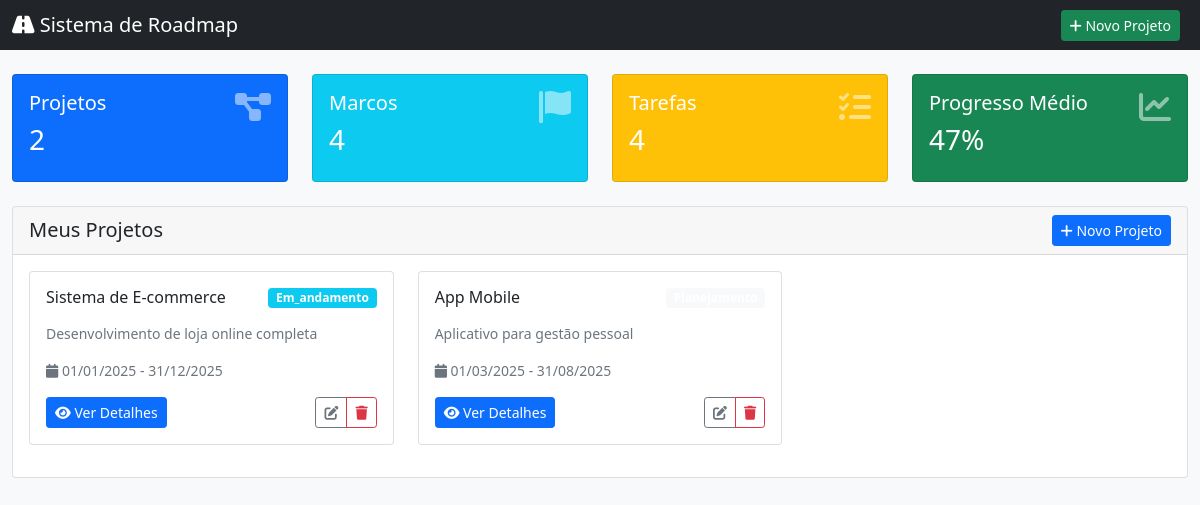
The page / on the database its author committed.
### tables this page shows
CREATE TABLE projects (
                          id INT AUTO_INCREMENT PRIMARY KEY,
                          name VARCHAR(255) NOT NULL,
                          description TEXT,
                          start_date DATE,
                          end_date DATE,
                          status ENUM('planejamento', 'em_andamento', 'pausado', 'concluido') DEFAULT 'planejamento',
                          created_at TIMESTAMP DEFAULT CURRENT_TIMESTAMP,
                          updated_at TIMESTAMP DEFAULT CURRENT_TIMESTAMP ON UPDATE CURRENT_TIMESTAMP
);

### config.php (called while the page is built, shortened)
<?php
function formatDate($date) {
    return date('d/m/Y', strtotime($date));
}
function getStatusColor($status) {
    $colors = [
        'pendente' => 'secondary',
        'em_progresso' => 'warning',
        'em_andamento' => 'info',
        'concluido' => 'success',
        'atrasado' => 'danger',
        'planejamento' => 'light',
        'pausado' => 'secondary'
    ];
    return $colors[$status] ?? 'secondary';
}
?>

### index.php (the view, shortened to what this page needs)
<?php
require_once 'config.php';
$stmt = $db->query("SELECT * FROM projects ORDER BY created_at DESC");
$projects = $stmt->fetchAll(PDO::FETCH_ASSOC);
$stats_query = "
    SELECT
        COUNT(DISTINCT p.id) as total_projects,
        COUNT(DISTINCT m.id) as total_milestones,
        COUNT(DISTINCT t.id) as total_tasks,
        AVG(m.progress) as avg_progress
    FROM projects p
    LEFT JOIN milestones m ON p.id = m.project_id
    LEFT JOIN tasks t ON m.id = t.milestone_id
";
$stats = $db->query($stats_query)->fetch(PDO::FETCH_ASSOC);
?>
<!DOCTYPE html>
<html lang="pt-BR">
<head>
    <link href="https://cdn.jsdelivr.net/npm/bootstrap@5.1.3/dist/css/bootstrap.min.css" rel="stylesheet">
    <link href="https://cdnjs.cloudflare.com/ajax/libs/font-awesome/6.0.0/css/all.min.css" rel="stylesheet">
</head>
<body class="bg-light">
<nav class="navbar navbar-dark bg-dark">
    <div class="container-fluid">
            <span class="navbar-brand mb-0 h1">
                <i class="fas fa-road"></i> Sistema de Roadmap
            </span>
        <div class="d-flex">
            <a href="projeto_form.php" class="btn btn-success btn-sm me-2">
                <i class="fas fa-plus"></i> Novo Projeto
            </a>
        </div>
    </div>
</nav>
<div class="container-fluid mt-4">
    <div class="row mb-4">
        <div class="col-md-3">
            <div class="card bg-primary text-white">
                <div class="card-body">
                    <div class="d-flex justify-content-between">
                        <div>
                            <h5>Projetos</h5>
                            <h3><?= $stats['total_projects'] ?></h3>
                        </div>
                        <i class="fas fa-project-diagram fa-2x opacity-50"></i>
                    </div>
                </div>
            </div>
        </div>
        <div class="col-md-3">
            <div class="card bg-info text-white">
                <div class="card-body">
                    <div class="d-flex justify-content-between">
                        <div>
                            <h5>Marcos</h5>
                            <h3><?= $stats['total_milestones'] ?></h3>
                        </div>
                        <i class="fas fa-flag fa-2x opacity-50"></i>
                    </div>
                </div>
            </div>
        </div>
        <div class="col-md-3">
            <div class="card bg-warning text-white">
                <div class="card-body">
                    <div class="d-flex justify-content-between">
                        <div>
                            <h5>Tarefas</h5>
                            <h3><?= $stats['total_tasks'] ?></h3>
                        </div>
                        <i class="fas fa-tasks fa-2x opacity-50"></i>
                    </div>
                </div>
            </div>
        </div>
        <div class="col-md-3">
            <div class="card bg-success text-white">
                <div class="card-body">
                    <div class="d-flex justify-content-between">
                        <div>
                            <h5>Progresso Médio</h5>
                            <h3><?= round($stats['avg_progress'] ?? 0) ?>%</h3>
                        </div>
                        <i class="fas fa-chart-line fa-2x opacity-50"></i>
                    </div>
                </div>
            </div>
        </div>
    </div>
    <div class="row">
        <div class="col-12">
            <div class="card">
                <div class="card-header d-flex justify-content-between align-items-center">
                    <h5 class="mb-0">Meus Projetos</h5>
                    <a href="projeto_form.php" class="btn btn-primary btn-sm">
                        <i class="fas fa-plus"></i> Novo Projeto
                    </a>
                </div>
                <div class="card-body">
                    <?php if (empty($projects)): ?>
                        <div class="text-center py-5">
                            <i class="fas fa-folder-open fa-3x text-muted mb-3"></i>
                            <h5 class="text-muted">Nenhum projeto encontrado</h5>
                            <p class="text-muted">Comece criando seu primeiro roadmap!</p>
                            <a href="projeto_form.php" class="btn btn-primary">
                                <i class="fas fa-plus"></i> Criar Primeiro Projeto
                            </a>
                        </div>
                    <?php else: ?>
                        <div class="row">
                            <?php foreach ($projects as $project): ?>
                                <div class="col-lg-4 col-md-6 mb-3">
                                    <div class="card h-100">
                                        <div class="card-body">
                                            <div class="d-flex justify-content-between align-items-start mb-2">
                                                <h6 class="card-title"><?= htmlspecialchars($project['name']) ?></h6>
                                                <span class="badge bg-<?= getStatusColor($project['status']) ?>">
                                                        <?= ucfirst($project['status']) ?>
                                                    </span>
                                            </div>
                                            <p class="card-text text-muted small">
                                                <?= htmlspecialchars(substr($project['description'], 0, 100)) ?>
                                            </p>
                                            <div class="small text-muted mb-3">
                                                <i class="fas fa-calendar"></i>
                                                <?= formatDate($project['start_date']) ?> - <?= formatDate($project['end_date']) ?>
                                            </div>
                                            <div class="d-flex justify-content-between">
                                                <a href="projeto_detalhes.php?id=<?= $project['id'] ?>" class="btn btn-primary btn-sm">
                                                    <i class="fas fa-eye"></i> Ver Detalhes
                                                </a>
                                                <div class="btn-group">
                                                    <a href="projeto_form.php?id=<?= $project['id'] ?>" class="btn btn-outline-secondary btn-sm">
                                                        <i class="fas fa-edit"></i>
                                                    </a>
                                                    <button class="btn btn-outline-danger btn-sm" onclick="confirmarExclusao(<?= $project['id'] ?>)">
                                                        <i class="fas fa-trash"></i>
                                                    </button>
                                                </div>
                                            </div>
                                        </div>
                                    </div>
                                </div>
                            <?php endforeach; ?>
                        </div>
                    <?php endif; ?>
                </div>
            </div>
        </div>
    </div>
</div>
</body>
</html>

### rows shown on the page
projects: name "Sistema de E-commerce", status "Em_andamento", description "Desenvolvimento de loja online completa", start_date "01/01/2025", end_date "31/12/2025"
projects: name "App Mobile", description "Aplicativo para gestão pessoal", start_date "01/03/2025", end_date "31/08/2025"

### other values the page prints
$stats['total_projects'] "2"
$stats['total_milestones'] "4"
$stats['total_tasks'] "4"
$stats['avg_progress'] "47"
